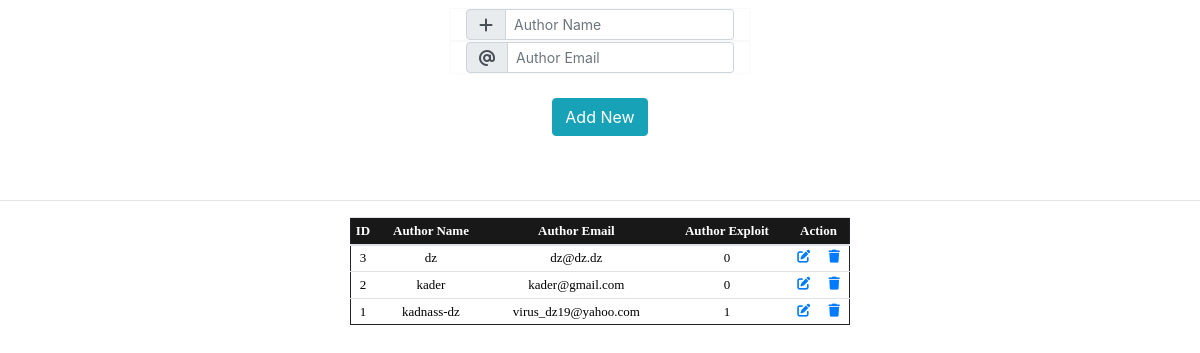
The page /admin/author.php (signed in) on the database its author committed.
### tables this page shows
CREATE TABLE `author` (
  `id` int(11) NOT NULL,
  `name` varchar(255) NOT NULL,
  `email` text NOT NULL,
  `rows` int(11) NOT NULL
);

### admin/author.php (the view, shortened to what this page needs)
<?php
		include ("inc/fonc2.php");
		echo "
	<title>Category</title>
	<link href='css/bootstrap.min.css' rel='stylesheet'>
		<link href='css/xploit.css' rel='stylesheet'>
	<link rel='stylesheet' type='text/css' href='../ic/css/all.css'>
	<style>
	#shadow {
	text-shadow: 1px 1px 3px #828282;
        filter: dropshadow(color=#828282, offx=1, offy=1);
	}
	#frame {
	border: 1px;
	}
	height:400px;
	min-height:400px;
	max-height:400px;
	}
	body {
	}
	</style><center>
	<div class='bs-docs-example'>
	<div class='well' style='max-width: 100%; padding: 8px 0;'>";
		if (isset($_GET['eauthor'])){
        $msg="";
        $id= (int)$_GET['eauthor'];
       if (isset($_POST['authorname'])){
       	$nameauthor= mysqli_real_escape_string($con,$_POST['upauthor']);
       	$emailauthor= mysqli_real_escape_string($con,$_POST['upemail']);
       if (!empty($_POST['upauthor']) && !empty($_POST['upemail'])){
		$query ="UPDATE author  SET name='$nameauthor',email='$emailauthor' WHERE id=".$id ;
        $up_author = mysqli_query($con,$query);
       	if ($up_author){
    		$msg= "<div class='alert alert-success '>success update author  </div>";
    	}
    	else{
			$msg= "<div class='alert alert-danger '>error in updating !!</div>";
		}
		}
       	else{
       	$msg= "<div class='alert alert-danger '>Please fill all the fields !!</div>";
        }
        }
        $query1="SELECT * FROM author  WHERE id=".$id ;
        $editauthor=mysqli_query($con,$query1);
       while($row =mysqli_fetch_assoc($editauthor)) {
		 echo $msg;
	         echo "
	 <form method='POST'>
	<div class='text-center border border-light col-md-3'>
	<div class='input-group'>
	<div class='input-group-prepend'>
	<div class='input-group-text'><i class='fa fa-plus' aria-hidden='true'></i>
	</div>
	</div>
	<input  type='text'  class='form-control form-control-sm' id='inlineFormInputGroup' placeholder='Add New Author' name='upauthor' required value='".htmlspecialchars($row['name'])."'>
	</div>
	</div>
	<div class='text-center border border-light col-md-3'>
	<div class='input-group'>
	<div class='input-group-prepend'>
	<div class='input-group-text'><i class='fa fa-at' aria-hidden='true'></i>
	</div>
	</div>
	<input  type='email'  class='form-control form-control-sm' id='inlineFormInputGroup'  name='upemail' required
	 value='".htmlspecialchars($row['email'])."'>
	</div>
	</div>
	<br>
	<input type='submit' name='authorname'' class='btn btn-info' value='Update'>
	</div></div><br>
	</center>
	</form>
	<hr>
";}
}
else{
	         echo "
	 <form method='POST'>
	<div class='text-center border border-light col-md-3'>
	<div class='input-group'>
	<div class='input-group-prepend'>
	<div class='input-group-text'><i class='fa fa-plus' aria-hidden='true'></i>
	</div>
	</div>
	<input  type='text'  class='form-control form-control-sm' id='inlineFormInputGroup' placeholder='Author Name' name='adauthor' required >
	</div>
	</div>
	<div class='text-center border border-light col-md-3'>
	<div class='input-group'>
	<div class='input-group-prepend'>
	<div class='input-group-text'><i class='fa fa-at' aria-hidden='true'></i>
	</div>
	</div>
	<input  type='email'  class='form-control form-control-sm' id='inlineFormInputGroup' placeholder='Author Email ' name='ademail' required >
	</div>
	</div>
	<br>
	<input type='submit' name='addauthor' class='btn btn-info' value='Add New'>
	</div></div><br>
	</center>
	</form></body>
	<hr>
";
}
 $query3="SELECT * FROM author ORDER BY id DESC" ;
 $result3 = mysqli_query($con,$query3);
 	echo '
 	<center>
	<div class="sml">
	<div class="show">
  <table class="table table-sm table-hover ">
  <thead width="100">
    <tr >
   	  <th scope="col" width="10"><font color="white" face="Tahoma" size="2">ID</th>
      <th scope="col"><font color="white" face="Tahoma" size="2">Author Name</th>
      <th scope="col"><font color="white" face="Tahoma" size="2">Author Email</th>
      <th scope="col"><font color="white" face="Tahoma" size="2">Author Exploit</th>
      <th colspan="2" width="20" scope="col"><font color="white" face="Tahoma" size="2">Action</th>
  </tr>
  </thead>
  <tbody>';
        	while($row =mysqli_fetch_assoc($result3)) {
    	echo '
<tr>
	<td width="10" ><font color="black" face="Tahoma" size="2">'. $row['id'] .'</font>
	</td>
	<td><font color="black" face="Tahoma" size="2">'. htmlspecialchars($row['name']) .'</font>
	</td>
	<td><font color="black" face="Tahoma" size="2">'. htmlspecialchars($row['email']) .'</font>
	</td>
	<td><font color="black" face="Tahoma" size="2">'. htmlspecialchars($row['rows']) .'</font>
	</td>
	<td><font color="black" face="Tahoma" size="2"><a href="author.php?eauthor=' .$row['id']. '"><i class="fas fa-edit"></i></a></font>
	</td>
	<td ><font color="black"  face="Tahoma" size="2"><a   href="delete.php?author= '.$row['id'].' "><i class="fas fa-trash"></i></a></font>
	</td>
     ';
	}
	echo "</tr></tbody></table></div></div></center>";
?>

### admin/css/xploit.css (style rules this page uses)
.show table { border: 1px solid ; text-decoration: none; text-align: center; }
.show thead { border: 1px solid rgba(0,0,0,0.1); background-color: #181818; }
.show tr { border: 1px solid #212529; }
.show a { text-decoration: none; }
.sml { width: 500px; }

### rows shown on the page
author: id "3", name "dz", email "dz@dz.dz", rows "0"
author: id "2", name "kader", email "kader@gmail.com", rows "0"
author: id "1", name "kadnass-dz", email "virus_dz19@yahoo.com", rows "1"
